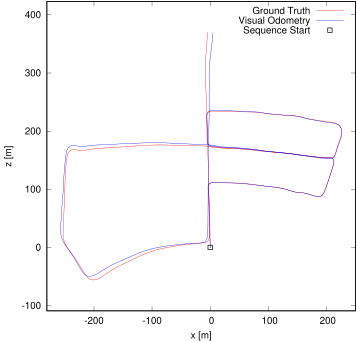

This chart was generated by the following gnuplot code:
set term postscript eps enhanced color
set output "05.eps"
set size ratio -1
set xrange [-281:250]
set yrange [-109:423]
set xlabel "x [m]"
set ylabel "z [m]"
plot "05.txt" using 1:2 lc rgb "#FF0000" title 'Ground Truth' w lines,"05.txt" using 3:4 lc rgb "#0000FF" title 'Visual Odometry' w lines,"< head -1 05.txt" using 1:2 lc rgb "#000000" pt 4 ps 1 lw 2 title 'Sequence Start' w points
